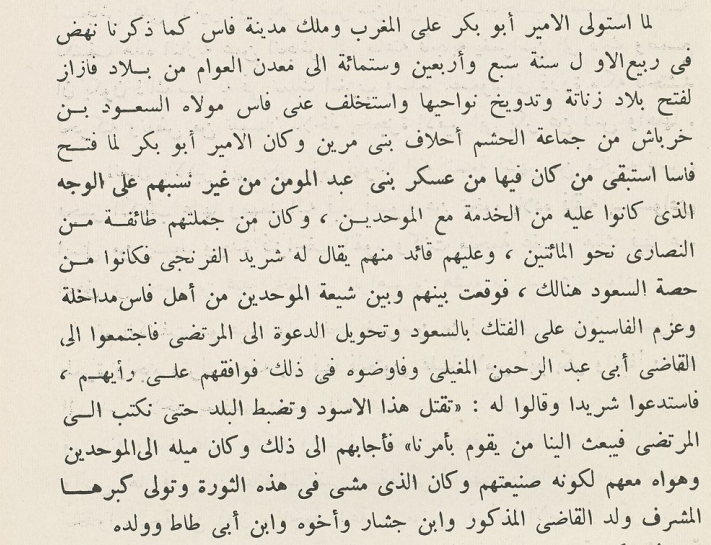
#> input picture books_for_ocr/scanned_pics/test_7.PNG, 711 x 545 px
$ python char_seg.py
#> lines starting #> are read from the running program, lines starting #| are printed output that depends on the picture; after the words box and inside, x2 and y2 are one past the last pixel; in counts of white or black regions, pixels touching at a corner belong together
### src_code/preprocessing.py
import cv2 as cv
import matplotlib.pyplot as plt
import numpy as np
from scipy.ndimage import rotate


def binarize(image):
    """This function binarizes  an image using the otsu algorithm
    and returns the original image and the binarized image"""

    # Can we make the binarization better? --> for later
    # the 0 transforms autmatically the picture to grayscale

    ret, thresh = cv.threshold(image, 127, 255, cv.THRESH_OTSU)
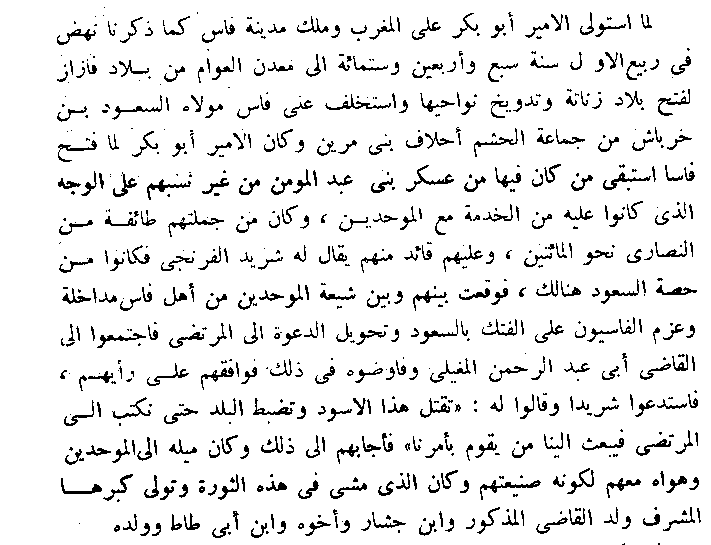
#> thresh: shape (545, 711); 92% white; black in thin lines or dots, all inside (x1, y1, x2, y2) = (57, 7, 701, 545)
#> ret = 158
    return thresh


def find_score(arr, angle):
    data = rotate(arr, angle, reshape=False, order=0)
    hist = np.sum(data, axis=1)
    score = np.sum((hist - np.mean(hist)) ** 2)
    return score


def correct_skew(image):
    """this function corrects skewness using the profile projection method
    it takes as argument the image after binarization"""

    # the binary_image array only contains 0 and 1, to easily calculate the histogram
    inversed_binary_image = 1 - image // 255
    angles = np.arange(-3, 3, 0.1)
    scores = []
    for angle in angles:
        scores.append(find_score(inversed_binary_image, angle))
#> this loop made 60 passes
#> score in find_score on passes 1 to 8: 460647, 520942.9, 584632, 657765.5, 735071.7, 817984, 896980.6, 985825.6
#> pass 1, in find_score, `data = rotate(arr, angle, reshape=False, order=0)`:
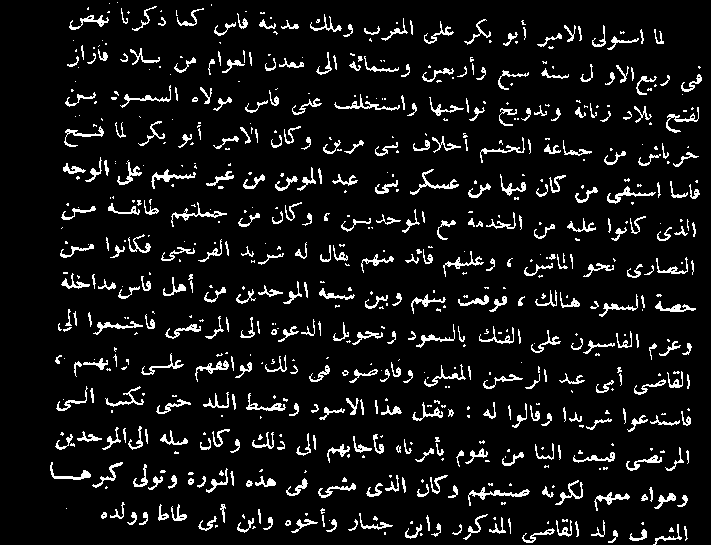
#> data: shape (545, 711); values 0 (black) and 1 (white), 8% white in thin lines or dots
#> pass 2, in find_score (call 2), `data = rotate(arr, angle, reshape=False, order=0)`:
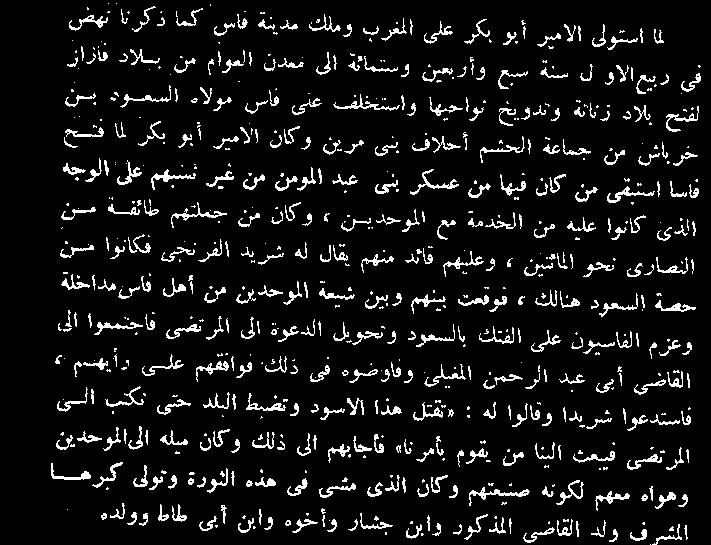
#> data: shape (545, 711); values 0 (black) and 1 (white), 8% white in thin lines or dots
#> pass 3, in find_score (call 3), `data = rotate(arr, angle, reshape=False, order=0)`:
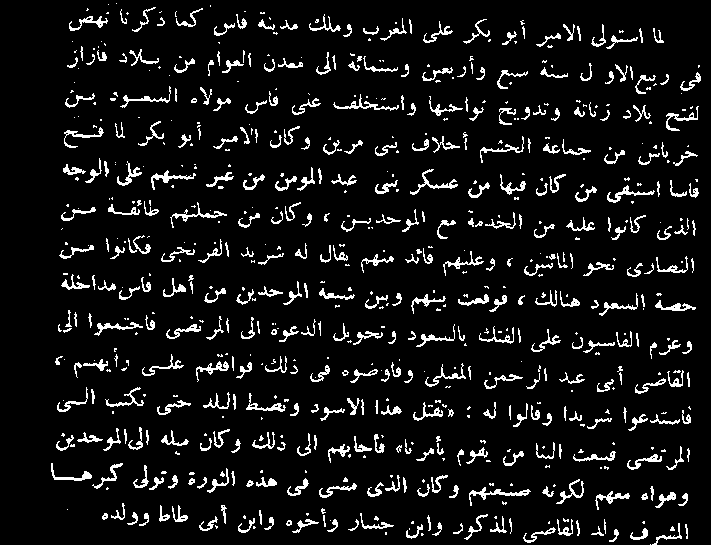
#> data: shape (545, 711); values 0 (black) and 1 (white), 8% white in thin lines or dots
#> after the loop, scores = 60 values, max 2622151.5 at index 22, min 115003.9 at index 56, mean 1068366.5
    best_score = np.max(np.array(scores))
#> best_score = 2622151.5
#> (the rest of the program and of its run is left out)
